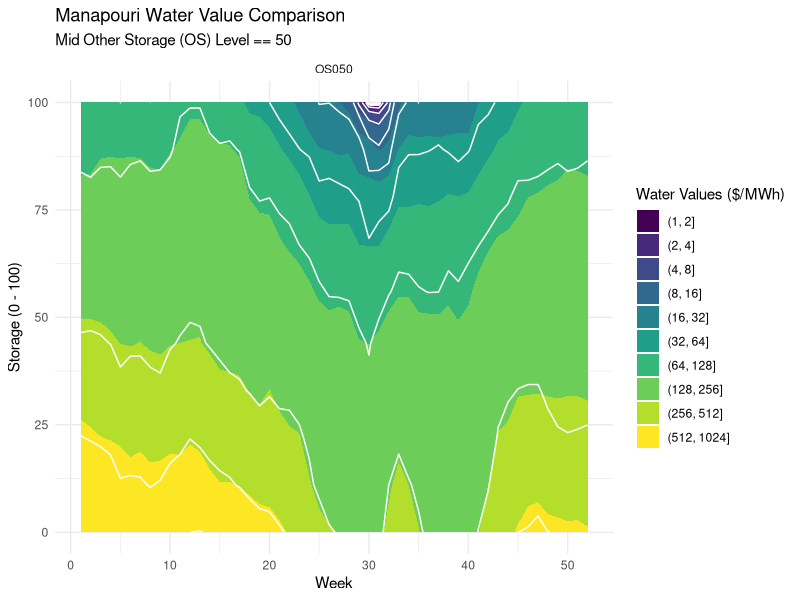
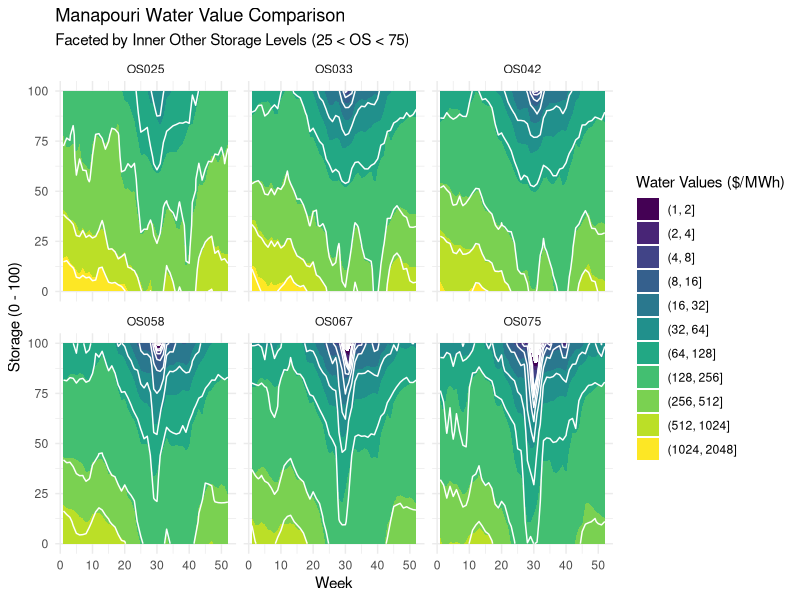
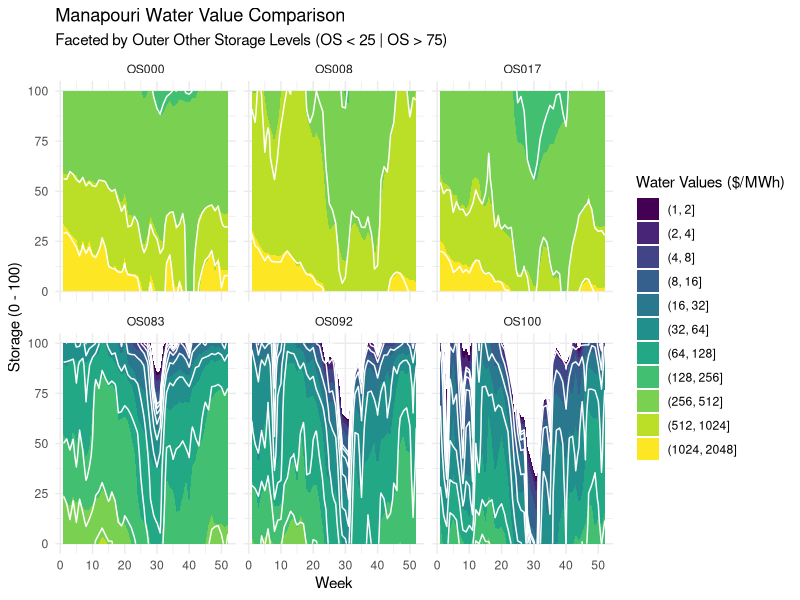
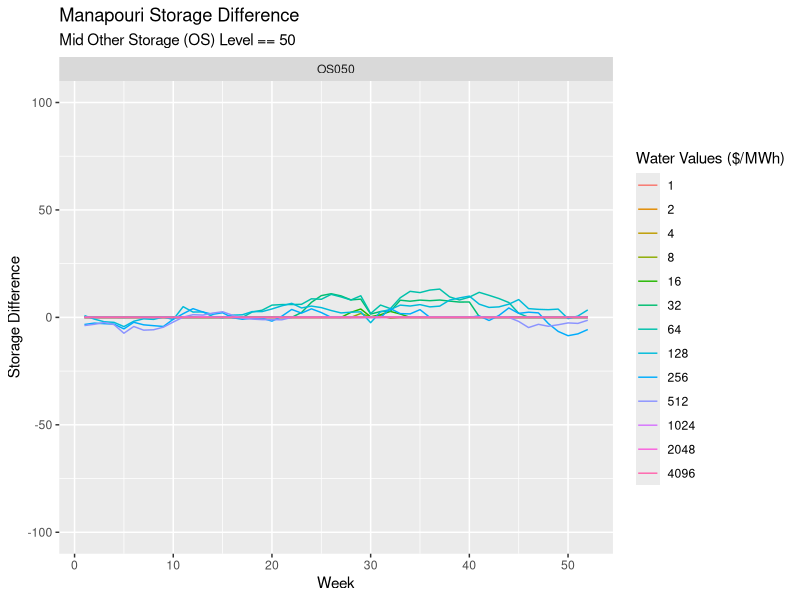
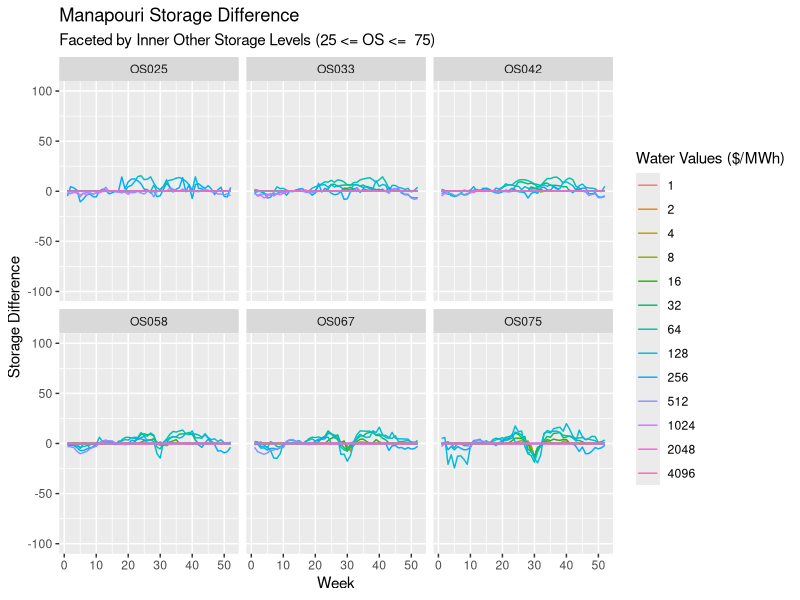
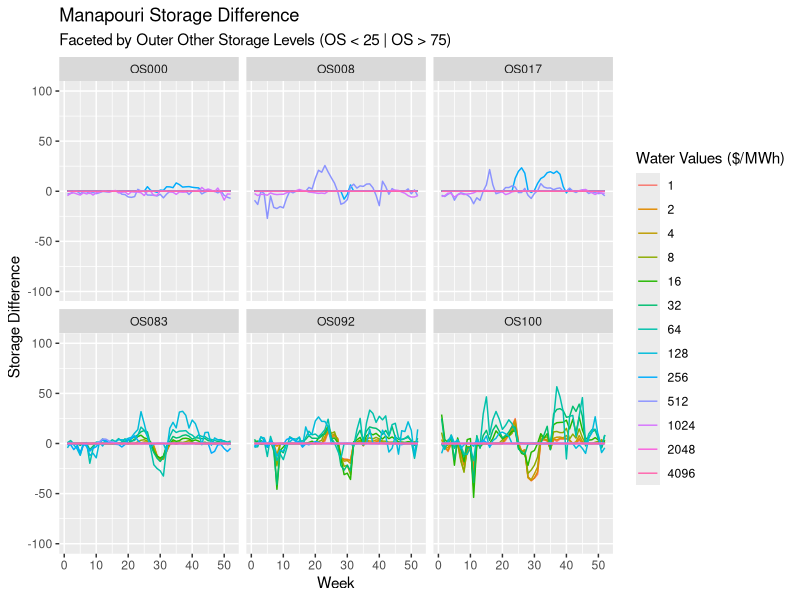
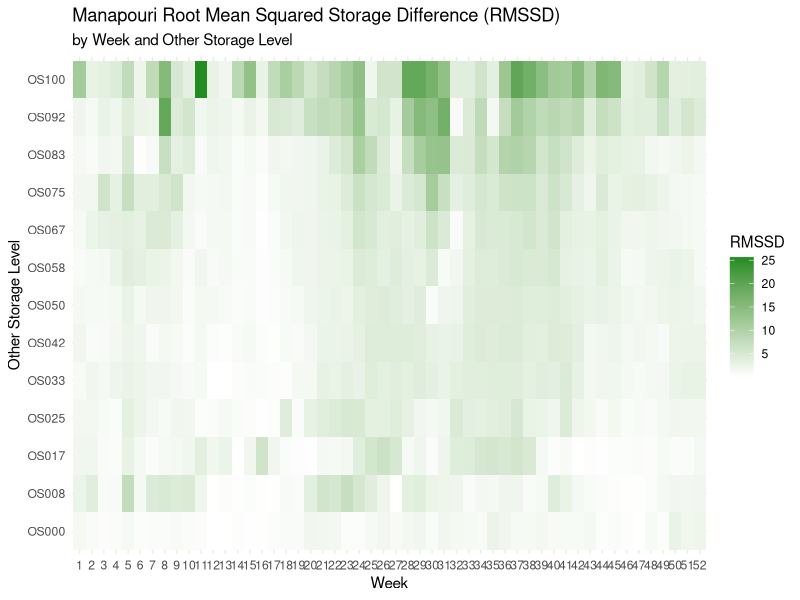
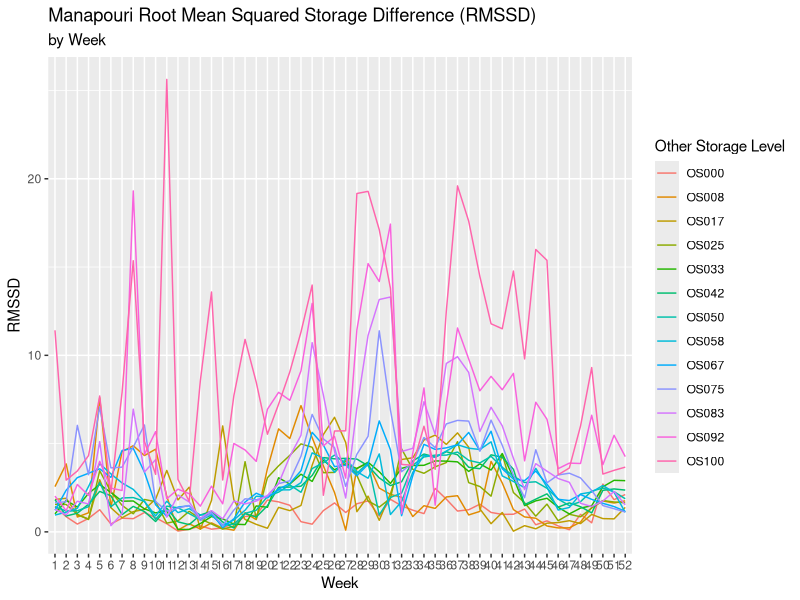

These charts were generated, in order, by the following R code:
## ---- chunk 1
knitr::opts_chunk$set(echo = TRUE, warning = FALSE)
library(tidyverse)

## ---- chunk 2
# Load in WVs from full run (91 years + mean joiner)
# # Run 0020 - 1931-2023 + joiner
# Load in WVs from alternate data set
# Run 0023 - 1931-1960 + joiner
# Run 0025 - 1941-1970 + joiner
# Run 0028 - 1951-1980 + joiner
# Run 0030 - 1961-1990 + joiner
# Run 0032 - 1971-2000 + joiner
# Run 0037 - 1981-2010 + joiner
# Run 0035 - 1991-2020 + joiner

weeks <- 54
burnin <- 80

df <- read_csv("Apr24B_AVG_0020_WVX.csv", show_col_types = FALSE) |>  
  mutate(rn = row_number(),
         week = (rn - 1) %% (weeks + burnin) + 1,
         other_storage = floor((rn-1)/(weeks + burnin)),
         other_storage = round(other_storage / 12 * 100),
         ) |> 
  select(-rn) |> 
  pivot_longer(-c(week, other_storage), 
               names_to = "storage", values_to = "wv_base") |> 
  mutate(storage = round(as.double(storage)*100),
         wv_base = as.double(wv_base),
         os_label = paste0("OS", str_pad(other_storage, width = 3, pad = "0"))
         )

new <- read_csv("Apr24B_AVG_0037_WVX.csv", show_col_types = FALSE) |>  
  mutate(rn = row_number(),
         week = (rn - 1) %% (weeks + burnin) + 1,
         other_storage = floor((rn-1)/(weeks + burnin)),
         other_storage = round(other_storage / 12 * 100),
         ) |> 
  select(-rn) |> 
  pivot_longer(-c(week, other_storage), 
               names_to = "storage", values_to = "wv_new") |> 
  mutate(storage = round(as.double(storage)*100),
         wv_new = as.double(wv_new)
         )

## join the two data sets

if (dim(df)[1] != dim(new)[1]) {
  stop("Data sets are not the same length")
} else {
  df <- df |> 
    bind_cols(new[,"wv_new"]) 
}

## ---- chunk 3

week <- 1:(weeks-1)

wv <- 2^(0:12)

other_storage <- df |> 
  distinct(other_storage) |>
  arrange(other_storage) |>
  pull(other_storage)

storage_df <- expand_grid(week = week,
                       wv = wv,
                       other_storage = other_storage)


storage_base <- function(wv, week, other_storage) {
  # filter data by week and storage level
  filtered_df <- df |> 
    filter(week == !!week, # !! is the unquote operator
           other_storage == !!other_storage)
  
  # check that there are enough data points to interpolate
  if (nrow(filtered_df) < 2) {
    stop("Not enough data points to interpolate")
  }
  
  # interpolate the data using approx()
  storage_base <- approx(x = filtered_df$wv_base,
                                 y = filtered_df$storage,
                                 xout = wv, rule = 2)$y
  return(storage_base)
}

storage_new <- function(wv, week, other_storage) {
  # filter data by week and storage level
  filtered_df <- df |> 
    filter(week == !!week,
           other_storage == !!other_storage)
  
  # check that there are enough data points to interpolate
  if (nrow(filtered_df) < 2) {
    stop("Not enough data points to interpolate")
  }
  
  # interpolate the data using approx()
  storage_new <- approx(x = filtered_df$wv_new,
                                 y = filtered_df$storage,
                                 xout = wv, rule = 2)$y
  return(storage_new)
}




storage_df <- storage_df |> 
  mutate(stor_base = pmap_dbl(list(wv, week, other_storage), storage_base),
         stor_new = pmap_dbl(list(wv, week, other_storage), storage_new),
         stor_diff = stor_new - stor_base, 
         sq_stor_diff = stor_diff^2,
         os_label = paste0("OS", str_pad(other_storage, width = 3, pad = "0"))
         )

## ---- chunk 4

df %>% 
  filter(week < 53,
         other_storage %in% c(50)
         ) |>
  ggplot() +
  geom_contour_filled(aes(x = week, y = storage, z = wv_base), breaks = wv) + # Base fill
  geom_contour(aes(x = week, y = storage, z = wv_new), color = "white", breaks = wv) +  # New line
  labs(title = "Manapouri Water Value Comparison",
       subtitle = "Mid Other Storage (OS) Level == 50",
       fill = "Water Values ($/MWh)",
       x = "Week",
       y = "Storage (0 - 100)") +
  facet_wrap(~os_label, nrow = 1) +
  theme_minimal()

df %>% 
  filter(week < 53,
         between(other_storage, 25, 75),
         other_storage != 50 # %in% c(25,33,42,58,67,75)
         ) |>
  ggplot() +
  geom_contour_filled(aes(x = week, y = storage, z = wv_base), breaks = wv) +
  geom_contour(aes(x = week, y = storage, z = wv_new), color = "white", breaks = wv) +  # Add contour lines for clarity
  labs(title = "Manapouri Water Value Comparison",
       subtitle = "Faceted by Inner Other Storage Levels (25 < OS < 75)",
       fill = "Water Values ($/MWh)",
       x = "Week",
       y = "Storage (0 - 100)") +
  facet_wrap(~os_label, nrow = 2) +
  theme_minimal()

df %>% 
  filter(week < 53,
         !between(other_storage, 25, 75) # %notin% c(25,33,42,50,58,67,75)
         ) |>
  ggplot() +
  geom_contour_filled(aes(x = week, y = storage, z = wv_base), breaks = wv) +
  geom_contour(aes(x = week, y = storage, z = wv_new), color = "white", breaks = wv) +  # Add contour lines for clarity
  labs(title = "Manapouri Water Value Comparison",
       subtitle = "Faceted by Outer Other Storage Levels (OS < 25 | OS > 75)",
       fill = "Water Values ($/MWh)",
       x = "Week",
       y = "Storage (0 - 100)") +
  facet_wrap(~os_label, nrow = 2) +
  theme_minimal()

## ---- chunk 5

storage_df |> 
  filter(week < 53,
         other_storage == 50
         ) |>
  ggplot(aes(x = week, y = stor_diff, group = wv)) +
  geom_line(aes(color = as.factor(wv))) +
  ylim(-100, 100) +
  labs(title = "Manapouri Storage Difference",
       subtitle = "Mid Other Storage (OS) Level == 50",
       x = "Week",
       y = "Storage Difference",
       color = "Water Values ($/MWh)") +
  facet_wrap(~os_label, nrow = 1)

storage_df |> 
  filter(week < 53,
         other_storage != 50,
         between(other_storage, 25, 75)
         ) |>
  ggplot(aes(x = week, y = stor_diff, group = wv)) +
  geom_line(aes(color = as.factor(wv))) +
  ylim(-100, 100) +
  labs(title = "Manapouri Storage Difference",
       subtitle = "Faceted by Inner Other Storage Levels (25 <= OS <=  75)",
       x = "Week",
       y = "Storage Difference",
       color = "Water Values ($/MWh)") +
  facet_wrap(~os_label, nrow = 2)

storage_df |> 
  filter(week < 53,
         !between(other_storage, 25, 75)
         ) |>
  ggplot(aes(x = week, y = stor_diff, group = wv)) +
  geom_line(aes(color = as.factor(wv))) +
  ylim(-100, 100) +
  labs(title = "Manapouri Storage Difference",
       subtitle = "Faceted by Outer Other Storage Levels (OS < 25 | OS > 75)",
       x = "Week",
       y = "Storage Difference",
       color = "Water Values ($/MWh)") +
  facet_wrap(~os_label, nrow = 2)

## ---- chunk 6

# Compute Mean Squared Storage Difference (note: don't take root until the end - bad!)

mssd_wide <- storage_df %>% 
  filter(week < 53) %>% 
  group_by(other_storage,week) %>%
  summarise(mssd = mean(sq_stor_diff), .groups = "drop") |>
  pivot_wider(names_from = other_storage, values_from = mssd) |>
  rename_with(
    .fn = ~ paste0("OS", str_pad(.x, width = 3, pad = "0")),
    .cols = -1
  ) %>% 
  mutate(week = as_factor(week))

mssd_long <- mssd_wide %>% 
  pivot_longer(-week, names_to = "OS", values_to = "mssd") %>% 
  mutate(OS = as_factor(OS))

rmssd_by_week <- mssd_long |> 
  group_by(week) %>%
  summarise(rmssd = sqrt(mean(mssd)), .groups = "drop")

rmssd_by_os <- mssd_long |> 
  group_by(OS) %>%
  summarise(rmssd = sqrt(mean(mssd)), .groups = "drop")

rmssd_wide <- mssd_wide |>
  mutate(across(-week, sqrt))

rmssd_long <- rmssd_wide |> 
  pivot_longer(-week, names_to = "OS", values_to = "rmssd")

# Residual Mean Squared Storage Difference (RMSSD) Plot by Week and Other Storage
# Level 

rmssd_long |>
  filter(OS != "Mean") |>
  ggplot(aes(x = week, y = OS, fill = rmssd)) +
  geom_tile() +
  scale_fill_gradient(low = "white", high = "forestgreen") +
  labs(title = "Manapouri Root Mean Squared Storage Difference (RMSSD)",
       subtitle = "by Week and Other Storage Level",
       x = "Week",
       y = "Other Storage Level",
       fill = "RMSSD") +
  theme_minimal()

# Residual Mean Squared Storage Difference (RMSSD) Plot by Week 

rmssd_long %>% 
  ggplot(aes(x = week, y = rmssd, group = OS)) +
  geom_line(aes(color = OS)) + 
  labs(title = "Manapouri Root Mean Squared Storage Difference (RMSSD)",
       subtitle = "by Week",
       x = "Week",
       y = "RMSSD",
       color = "Other Storage Level")

# Residual Mean Squared Storage Difference (RMSSD) Plot by Other Storage Level 

rmssd_long %>% 
  ggplot(aes(x = OS, y = rmssd, group = week)) +
  geom_line(aes(color = week)) + 
  labs(title = "Manapouri Root Mean Squared Storage Difference (RMSSD)",
       subtitle = "by Other Storage Level",
       x = "Other Storage Level",
       y = "RMSSD",
       color = "Week")

# Compute Grand RMSSD for Manapouri

mssd_long |>
  summarise(rmssd = sqrt(mean(mssd))) |>
  print()


